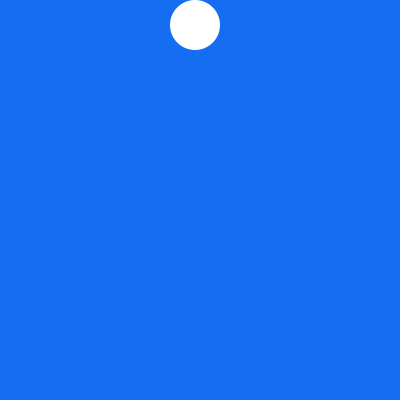
Frame 1 (no input)
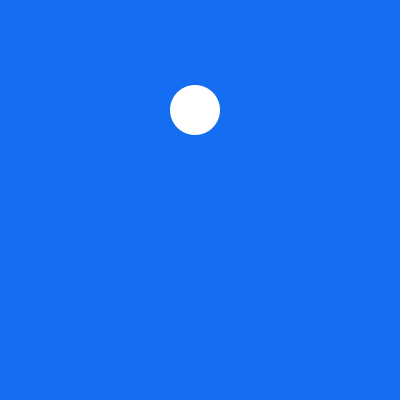
Frame 60 (the mouse pressed at the canvas centre just before this capture)
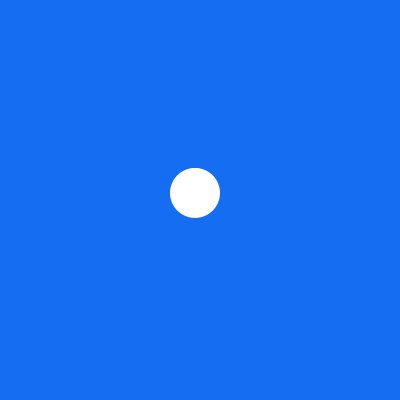
Frame 120 (the mouse held since frame 60 and released just before this capture)

The Processing sketch that drew these frames (run headless with seeded random() and noise(); from frame 60 on, the mouse is pressed at the canvas centre):

// Processing sketch: processing_161865
// ── processing_161865.pde

//Val Head's help with Code (Processing User)

/*
a bouncing ball
 */

float ballX = 170;
float ballY = 0;
float j = 50;

//create a variable for speed
float speed = 2;

void setup() {
  size(400, 400);
  smooth();
  noStroke();

  // change the mode we draw circles so they are
  // aligned in the top left
  ellipseMode(CORNER);
}

void draw() {

  background(21, 110, 242);
  fill(255);

  ellipse(ballX, ballY, j, j);

  // gravity for the speed
  speed = speed + 0.5; 

  // speed for the ball
  ballY = ballY + speed;

  if (ballY > height - j) {
    // the position to be on the floor
    ballY = height - j;
    //the opposite direction
    speed = speed * -0.9;

    //direction switch

  } else if (ballY <= 0) {
    // if the ball hits the top,
    // make it bounce
    speed = -speed;
  }
}
